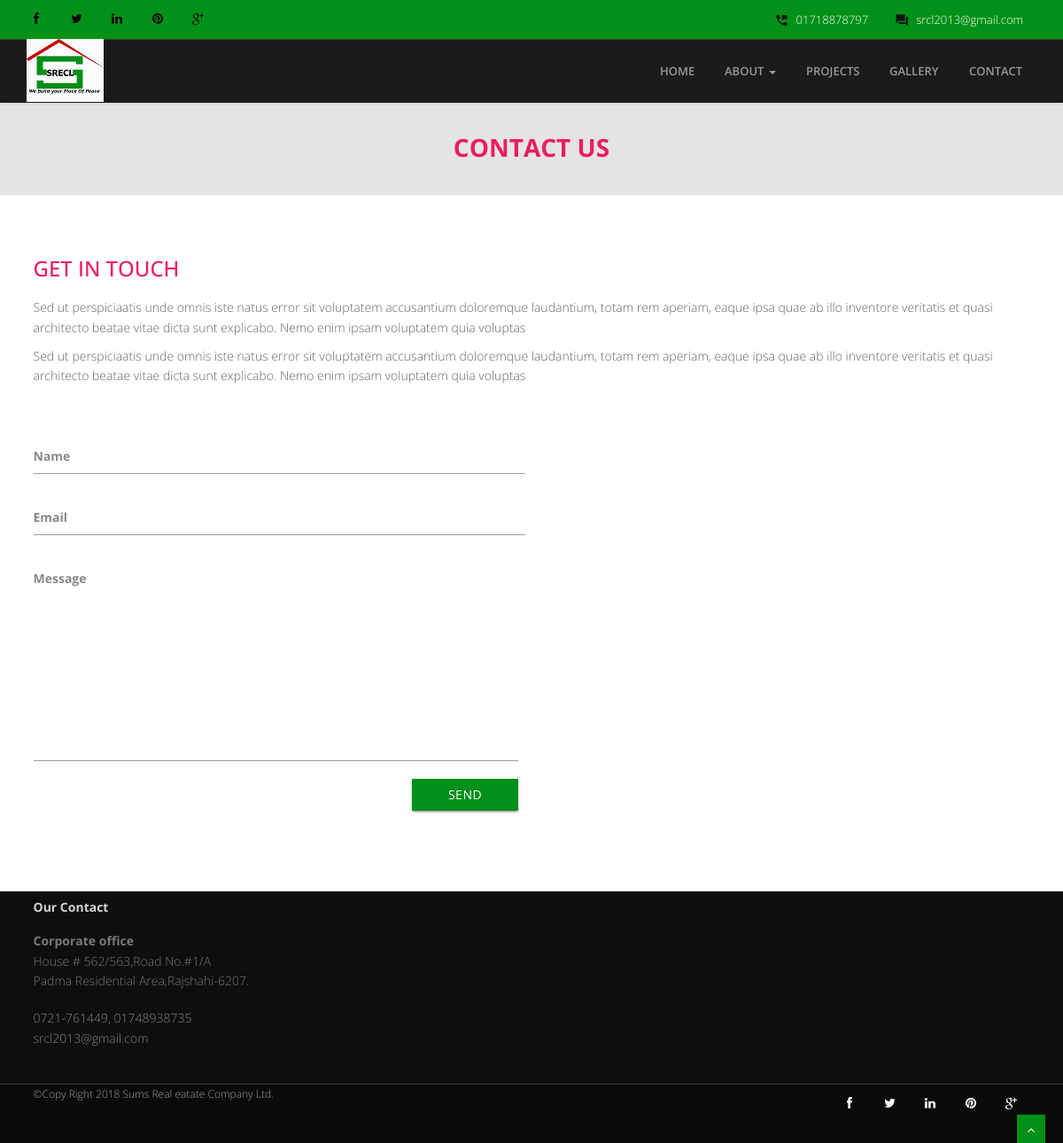
Screenshot of /index.php/site/contact with the database file from the repository.
### tables this page shows
CREATE TABLE `posts` (
  `id` varchar(255) NOT NULL,
  `post_title` varchar(100) NOT NULL,
  `post_position_id` varchar(100) NOT NULL,
  `post_details` text NOT NULL,
  `featured_image` varchar(255) NOT NULL,
  `status` int(11) NOT NULL DEFAULT '1',
  `created_at` timestamp NOT NULL DEFAULT CURRENT_TIMESTAMP,
  `modified_at` varchar(100) DEFAULT NULL
);

### application/controllers/site.php (called while the page is built, shortened)
<?php
class Site extends CI_Controller {
	function __construct()
	{
		$this->load->model('crud');
	}
	public function contact()
{
		if(!isset($_GET['a'])) {
			$page_data['page_name'] = 'Contact';
			$page_data['msg'] = 'NO';
 			$page_data['top_posts'] = $this->db->get_where('posts',array('post_position_id'=>"8"))->result();
            $this->load->view('frontend/header',$page_data);
            $this->load->view('frontend/contact',$page_data);
            $this->load->view('frontend/footer');
	}
}
}

### index.php (called while the page is built, shortened)
<?php
require_once BASEPATH.'core/CodeIgniter.php';

### application/views/frontend/contact.php (the view, shortened to what this page needs)
	<section id="inner-headline">
	<div class="container">
		<div class="row">
			<div class="col-lg-12">
				<h2 class="pageTitle">Contact Us</h2>
			</div>
		</div>
	</div>
	</section>
	<section id="content">
	<div class="container">
		<div class="row">
							<div class="col-md-12">
								<?php $counter = 0; foreach($top_posts as $row) { $counter++;?>
								<div class="about-logo">
									<h3><span class="color"><?php echo $row->post_title;?></span></h3>
									<p><?php echo $row->post_details;?></p>
								</div>
								<?php } ?>
							</div>
						</div>
	<div class="row">
								<div class="col-md-6">
          <form name="sentMessage" id="contactForm"  method="post" action="<?php echo site_url('site/contact?a=save'); ?>" enctype="multipart/form-data" novalidate>
		 <div class="input-field">
			<input type="text" name="name" class="form-control"
			   	   id="name" required
			           data-validation-required-message="Please enter your name" />
					   <label for="name" class="">   Name </label>
	         </div>
                <div class="input-field">
			<input type="email" name="email" class="form-control" id="email" required
			   		   data-validation-required-message="Please enter your email" />
					   <label for="name" class="">   Email </label>
	    </div>
               <div class="input-field">
				 <textarea name="message" rows="10" cols="100" required class="form-control materialize-textarea"
                       idation-required-message="Please enter your message" minlength="5"
                       data-validation-minlength-message="Min 5 characters"
                        maxlength="999" style="resize:none"></textarea>
						 <label for="name" class="">   Message </label>
		  </div>
	    <button type="submit" class="btn btn-primary waves-effect waves-dark pull-right">Send</button><br />
          </form>
								</div>
								<div class="col-md-6">
<div style="overflow:hidden;height:500px;width:600px;"><div id="gmap_canvas" style="height:500px;width:600px;"></div></div>
								</div>
							</div>
	</div>
	</section>

### assets/frontend/css/style.css (style rules this page uses)
body { font-family:'Open Sans', Arial, sans-serif; font-weight:300; line-height:1.6em; color:#656565; font-size: 1.4em; background: #ffffff; }
h1,h2 { font-weight: 600; line-height:1.1em; color: #019118; margin-bottom: 20px; text-transform: uppercase; }
h3, h4, h5, h6 { line-height:1.1em; color: #212121; margin-bottom: 20px; }
input, button, select, textarea { border-radius: 0px !important; }
.row,.row-fluid { margin-bottom:30px; }
.pageTitle { color: #fff;margin: 30px 0 3px;display: inline-block;font-size: 28px;font-weight: 700;text-transform: uppercase; }
#content { position:relative; background: #ffffff; padding:50px 0 0px 0; }
#inner-headline { background: #e4e4e4;position: relative;margin: 0;padding: 0;color: #1891EC; }
#inner-headline h2.pageTitle { color: #e91e63; padding: 5px 0; display:block; text-align: center; }
.btn { text-align: center;color: #FFFFFF;background: #019118;border-color: #019118;width: 120px;border-radius: 0; }
span.color { color: #e91e63; text-transform: uppercase; }
.input-field label { color: #888; font-size:14px; }
.input-field { position: relative; margin-top: 1rem; float: left; width: 100%; }

### rows the page displays
posts: post_title "GET IN TOUCH", post_details "Sed ut perspiciaatis unde omnis iste natus error sit voluptatem accusantium doloremque laudantium, totam rem aperiam, eaque ipsa quae ab illo inventore veritatis et quasi architecto beatae vitae dicta sunt explicabo. Nemo enim ipsam voluptatem quia voluptas Sed ut perspiciaatis unde omnis iste natus error sit voluptatem accusantium doloremque laudantium, totam rem aperiam, eaque ipsa quae ab illo inventore veritatis et quasi architecto beatae vitae dicta sunt explicabo. Nemo enim ipsam voluptatem quia voluptas"
